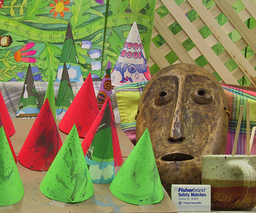
#> input picture Y4-Computer-Vision/src/cones/im2.png, 256 x 213 px, shrunk from 450 x 375 before the run
$ python SGM_public_images.py
#> lines starting #> are read from the running program, lines starting #| are printed output that depends on the picture
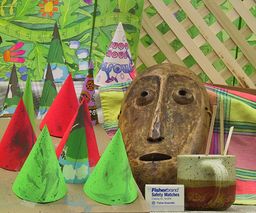
#> input picture Y4-Computer-Vision/src/cones/im6.png, 256 x 213 px, shrunk from 450 x 375 before the run
import numpy as np
import cv2 as cv2
import time
import os

# census transform on a input window
def CensusTransform(neighbor_pixels, center_value, block_size):
    compare_matrix = np.full((block_size, block_size), center_value, dtype=np.int64)
    # =1 if < center, else =  0
    binarized_values = np.where((neighbor_pixels - compare_matrix) > 0, 0, 1).reshape(-1, 1)
    # remove center pixel
    binarized_values = np.delete(binarized_values, int(block_size * block_size / 2))
    result = np.int64(0)
    for data in binarized_values:
        result = result << 1
        result = result | data

    return result

# compute the census value of the left images
# with regard to the right image
def ComputeCost_Census(imgL, imgR, block_size, max_disparity, path):
#> called with block_size = 7, max_disparity = 64
    img_height = imgL.shape[0]
#> img_height = 213
    img_width = imgL.shape[1]
#> img_width = 256
    half_block_size = block_size // 2

    censusL = np.zeros(shape=(img_height, img_width), dtype=np.int64)
    censusR = np.zeros(shape=(img_height, img_width), dtype=np.int64)

    start = time.time()
    # apply Census Transform to the Left/Right images
    for y in range(half_block_size, img_height-half_block_size):
        for x in range(half_block_size, img_width-half_block_size):
            center_pixel_value = imgL[y, x]
            neighbor_pixels = imgL[y-half_block_size:y+half_block_size+1,
                                    x-half_block_size:x+half_block_size+1]
            censusL[y,x] = CensusTransform(neighbor_pixels, center_pixel_value, block_size)

            center_pixel_value = imgR[y, x]
            neighbor_pixels = imgR[y - half_block_size:y + half_block_size + 1,
                              x - half_block_size:x + half_block_size + 1]
            censusR[y, x] = CensusTransform(neighbor_pixels, center_pixel_value, block_size)
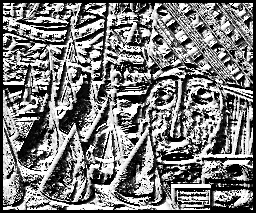
#> censusL: shape (213, 256) int64; min 0, max 2.81e+14, mean 1.36e+14; drawn with min black and max white
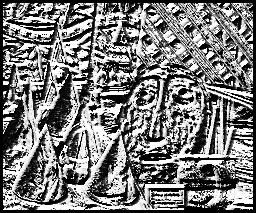
#> censusR: shape (213, 256) int64; min 0, max 2.81e+14, mean 1.36e+14; drawn with min black and max white

    end = time.time()
    print('Census transform \t(done in {:.2f}s)'.format(end - start))
#| Census transform 	(done in 8.67s)
    cv2.imwrite(path + '/left_census.png', np.uint8(censusL))
    cv2.imwrite(path + '/right_census.png', np.uint8(censusR))

    costL = np.zeros(shape=(img_height, img_width, max_disparity), dtype=np.int64)
    censusR_shifted = np.zeros(shape=(img_height, img_width), dtype=np.int64)
    # calculate the cost by hamming distance
    for d in range(max_disparity):
        censusR_shifted[:, half_block_size+d:img_width-half_block_size] = censusR[:, half_block_size:img_width-d-half_block_size]
        # calculate hamming distance
        xor_output = np.int64(np.bitwise_xor(censusL, censusR_shifted))
        cost = np.zeros(shape=(img_height, img_width), dtype=np.uint32)
        for y in range(img_height):
            for x in range(img_width):
                cost[y,x] = bin(xor_output[y,x]).count("1")
        costL[:,:,d] = cost
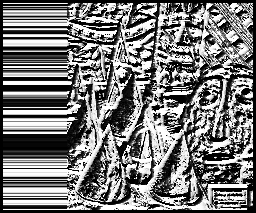
#> censusR_shifted: shape (213, 256) int64; min 0, max 2.81e+14, mean 1.35e+14; drawn with min black and max white
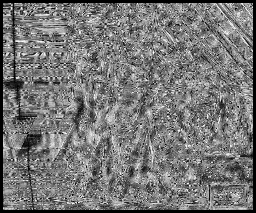
#> cost: shape (213, 256) uint32; min 0, max 48, mean 22.4; drawn with min black and max white
    return costL

# find the minimum cost along one direction
def findMinCost(path, p1, p2):
    pixel_length = path.shape[0]
    disp_dim = path.shape[1]

    # set up the disparity index matrix
    disp_range = np.arange(0, disp_dim, 1, dtype=path.dtype)
    disp_matrix = np.repeat(disp_range, repeats=disp_dim).reshape(disp_dim, disp_dim)

    # set up the penalty matrix
    penalties = np.zeros(shape=(disp_dim, disp_dim), dtype=path.dtype)
    penalties[np.abs(disp_matrix - disp_matrix.T) == 1] = p1
    penalties[np.abs(disp_matrix - disp_matrix.T) > 1] = p2

    min_cost = np.zeros(shape=(pixel_length, disp_dim), dtype=path.dtype)
    min_cost[0, :] = path[0, :]

    # implementation of equation (14) in the original SGM paper
    for p in range(1, pixel_length):
        previous_pixel_cost = min_cost[p-1, :]
        current_pixel_cost = path[p,:]
        pervisou_cost_matrix = np.repeat(previous_pixel_cost, repeats=disp_dim, axis=0).reshape(disp_dim, disp_dim)
        min_prev_cost_withPenalties = np.amin(pervisou_cost_matrix+penalties, axis=0)
        min_cost[p,:] = current_pixel_cost + min_prev_cost_withPenalties - np.amin(previous_pixel_cost)

    return min_cost

# aggregate the costs in all directions
def CostAggregation(costs, p1, p2):
#> called with costs = array of shape (213, 256, 64), p1 = 10, p2 = 120
    img_height = costs.shape[0]
    img_width = costs.shape[1]
    disparity = costs.shape[2]

    total_costs = np.zeros(shape=(img_height, img_width, disparity), dtype=costs.dtype)

    start = time.time()
    # aggregate costs in horizontal directions
    for y in range(img_height):
        left2right = costs[y, 0:img_width, :]
        right2left = np.flip(left2right, axis=0)
        total_costs[y,:,:] += findMinCost(left2right, p1, p2)
        total_costs[y,:,:] += findMinCost(right2left, p1, p2)

    # aggregate costs in vertical directions
    for x in range(img_width):
        up2down = costs[0:img_height, x, :]
        down2up = np.flip(up2down, axis=0)
        total_costs[:,x,:] += findMinCost(up2down, p1, p2)
        total_costs[:,x,:] += findMinCost(down2up, p1, p2)

    end = time.time()
    print('Cost Aggregation \t(done in {:.2f}s)'.format(end - start))
    return total_costs

def WTA(costs):
    img_height = costs.shape[0]
    img_width = costs.shape[1]
    disp_dim = costs.shape[2]

    # calculate the disparity
    disp_map = np.argmin(costs, axis=2)

    uniq_ratio = 0.95
    # uniqueness check
    for y in range(img_height):
        for x  in range(img_width):
            min_cost = disp_map[y,x]
            costs[y,x,disp_map[y,x]] = 1000000
            sec_min_cost = np.amin(costs[y,x,:])
            if (sec_min_cost-min_cost) <= min_cost*(1-uniq_ratio):
                costs[y, x, disp_map[y, x]] = min_cost
                disp_map[y, x] = 0
                continue
            costs[y, x, disp_map[y, x]] = min_cost
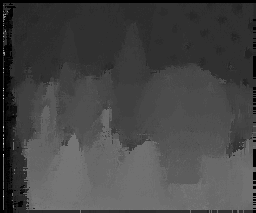
#> disp_map: shape (213, 256) int64; min 0, max 63, mean 17.3; drawn with min black and max white

    # subpixel interpolation
    subpixl_dis_map = np.copy(disp_map).astype("float32")
    for y in range(img_height):
        for x in range(img_width):
            if disp_map[y,x] == disp_dim-1 or disp_map[y,x] == 0:
                continue
            pre_dis_cost = costs[y,x, disp_map[y,x]-1]
            post_dis_cost = costs[y,x, disp_map[y,x]+1]
            cur_cost = costs[y,x, disp_map[y,x]]
            demon = max(1, pre_dis_cost + post_dis_cost - 2*cur_cost)
            subpixl_dis_map[y, x] += (np.int64(pre_dis_cost) - np.int64(post_dis_cost)) / np.int64(demon * 2)
    subpixl_dis_map = 255 * subpixl_dis_map/ disp_dim
    return subpixl_dis_map.astype("int16")
    # return np.uint8(255 * disp_map/disp_dim)

def ComputeCostRight(costL):
    img_heigth = costL.shape[0]
    img_width = costL.shape[1]
    disp_dim =  costL.shape[2]
    costR = np.zeros(shape=(img_heigth, img_width, disp_dim), dtype=costL.dtype)

    # estimate the cost of right image with the costs
    # of the left image
    for d in range(disp_dim):
        costR[:, :img_width-d, d] = costL[:, d:img_width, d]

    disparityR = WTA(costR)
#> after the loop in WTA (call 2), `for y in range(img_height):`: disp_map: shape (213, 256) int64; 18 distinct labels, from 0 to 17
#> after the loop in WTA (call 2), `for y in range(img_height):`: subpixl_dis_map: shape (213, 256) float32; min 0, max 17.35, mean 0.537
    return disparityR

def LRcheck(dispL, dispR):
    height = dispL.shape[0]
    width = dispL.shape[1]
    threshold = 1

    output_dispairty = np.copy(dispL)
    for y_left in range(1,height):
        for x_left in range(1,width):
            mismatch = False
            occlusion = False
            # the current left disparity and corresponding
            # x offset in the right
            disp_l = dispL[y_left, x_left]
            x_right = x_left-disp_l
            # if it is in the right image
            if 0 <= x_right < width:
                # obtain the estimated right disparity
                disp_r = dispR[y_left, x_right]
                # compare whether the difference is within the threshold
                if np.abs(np.int16(disp_l)-np.int16(disp_r)) > threshold:
                    # obtain the disparity of left pixel
                    # from the right image view
                    x_left_esti = x_right+disp_r
                    if 0 <= x_left_esti < width:
                        # determine whether it is occlusion
                        # or mismatch
                        disp_l_esti = dispL[y_left, x_left_esti]
                        if disp_l_esti > disp_l:
                            occlusion = True
                        else:
                            mismatch = True
                    else:
                        mismatch = True
            else:
                mismatch = True

            neighbors = dispL[y_left - 1:y_left + 1, x_left - 1:x_left + 1].reshape(-1, 1)
            if mismatch:
                # fill the mismatch points with the median value in the neighbors
                filled_value = np.median(neighbors)
                output_dispairty[y_left,x_left] = filled_value
            if occlusion:
                # fill the occlusion points with the second min value in the neighbors
                min_idx = np.argmin(neighbors)
                sec_min = np.amin(np.delete(neighbors, min_idx))
                output_dispairty[y_left, x_left] = sec_min

    return output_dispairty

if __name__ == '__main__':
    # read image pairs
    imgL = cv2.imread("cones/im2.png", 0)
    imgR = cv2.imread("cones/im6.png", 0)

    # SGM parameters
    p1 = 10
    p2 = 120
    census_block_size = 7
    max_disparity = 64
    obj = "cones_SGM"
    path = "reports_fig/" + obj + "_results/p1_{}_p2_{}_disp_{}".format(p1, p2, max_disparity)
    if not os.path.exists(path):
        os.makedirs(path)
    cv2.imwrite(path + '/imgL.png', imgL)
    cv2.imwrite(path + '/imgR.png', imgR)

    # compute cost
    cost_left = ComputeCost_Census(imgL, imgR, census_block_size, max_disparity, path)
    disparityL = np.uint8(255 * cost_left/max_disparity)

    # cost aggregation
    total_costs = CostAggregation(cost_left, p1, p2)

    # WTA + subpixel interpolation
    disparityL = WTA(total_costs)

    # LR-check
    disparityR = ComputeCostRight(cost_left)
    output_disparity = LRcheck(disparityL, disparityR)

    disparityL = cv2.medianBlur(np.uint8(disparityL), 3)
    disparityR = cv2.medianBlur(np.uint8(disparityR), 3)
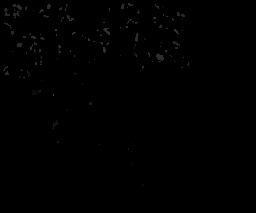
#> disparityR: shape (213, 256); min 0, max 63, mean 0.6
    output_disparity = cv2.medianBlur(np.uint8(output_disparity), 3)

    cv2.imwrite(path+"/left_disparity_map_{}_{}.png".format(p1, p2), disparityL)
    # cv2.imwrite(path+"/right_disparity_map_{}_{}.png".format(p1,p2), disparityR)
    cv2.imwrite(path+"/disparity_map_{}_{}.png".format(p1,p2), output_disparity)
